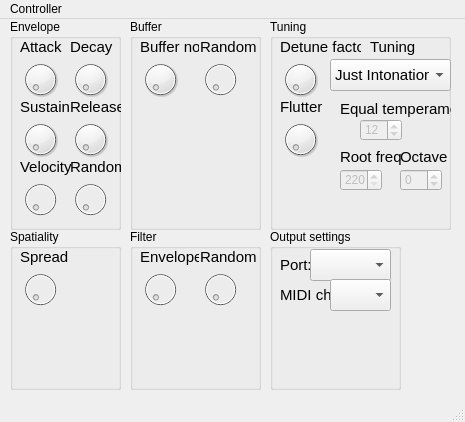
<?xml version="1.0" encoding="UTF-8"?>
<ui version="4.0">
 <class>Controller</class>
 <widget class="QMainWindow" name="Controller">
  <property name="geometry">
   <rect>
    <x>0</x>
    <y>0</y>
    <width>465</width>
    <height>422</height>
   </rect>
  </property>
  <property name="windowTitle">
   <string>Blood Glucose Level Synth Controller</string>
  </property>
  <widget class="QWidget" name="centralwidget">
   <widget class="QGroupBox" name="buffer">
    <property name="geometry">
     <rect>
      <x>130</x>
      <y>0</y>
      <width>131</width>
      <height>211</height>
     </rect>
    </property>
    <property name="title">
     <string>Buffer</string>
    </property>
    <widget class="QDial" name="buffer_no">
     <property name="geometry">
      <rect>
       <x>10</x>
       <y>30</y>
       <width>41</width>
       <height>61</height>
      </rect>
     </property>
     <property name="maximum">
      <number>255</number>
     </property>
     <property name="wrapping">
      <bool>false</bool>
     </property>
    </widget>
    <widget class="QLabel" name="label_5">
     <property name="geometry">
      <rect>
       <x>10</x>
       <y>20</y>
       <width>59</width>
       <height>16</height>
      </rect>
     </property>
     <property name="font">
      <font>
       <pointsize>11</pointsize>
      </font>
     </property>
     <property name="text">
      <string>Buffer no.</string>
     </property>
    </widget>
    <widget class="QDial" name="buffer_random">
     <property name="enabled">
      <bool>false</bool>
     </property>
     <property name="geometry">
      <rect>
       <x>70</x>
       <y>30</y>
       <width>41</width>
       <height>61</height>
      </rect>
     </property>
     <property name="maximum">
      <number>255</number>
     </property>
     <property name="wrapping">
      <bool>false</bool>
     </property>
    </widget>
    <widget class="QLabel" name="label_9">
     <property name="geometry">
      <rect>
       <x>70</x>
       <y>20</y>
       <width>59</width>
       <height>16</height>
      </rect>
     </property>
     <property name="font">
      <font>
       <pointsize>11</pointsize>
      </font>
     </property>
     <property name="text">
      <string>Random</string>
     </property>
    </widget>
   </widget>
   <widget class="QGroupBox" name="buffer_2">
    <property name="geometry">
     <rect>
      <x>130</x>
      <y>210</y>
      <width>131</width>
      <height>161</height>
     </rect>
    </property>
    <property name="title">
     <string>Filter</string>
    </property>
    <widget class="QDial" name="buffer_no_2">
     <property name="enabled">
      <bool>false</bool>
     </property>
     <property name="geometry">
      <rect>
       <x>10</x>
       <y>30</y>
       <width>41</width>
       <height>61</height>
      </rect>
     </property>
     <property name="maximum">
      <number>255</number>
     </property>
     <property name="wrapping">
      <bool>false</bool>
     </property>
    </widget>
    <widget class="QLabel" name="label_16">
     <property name="geometry">
      <rect>
       <x>10</x>
       <y>20</y>
       <width>59</width>
       <height>16</height>
      </rect>
     </property>
     <property name="font">
      <font>
       <pointsize>11</pointsize>
      </font>
     </property>
     <property name="text">
      <string>Envelope</string>
     </property>
    </widget>
    <widget class="QDial" name="buffer_random_2">
     <property name="enabled">
      <bool>false</bool>
     </property>
     <property name="geometry">
      <rect>
       <x>70</x>
       <y>30</y>
       <width>41</width>
       <height>61</height>
      </rect>
     </property>
     <property name="maximum">
      <number>255</number>
     </property>
     <property name="wrapping">
      <bool>false</bool>
     </property>
    </widget>
    <widget class="QLabel" name="label_17">
     <property name="geometry">
      <rect>
       <x>70</x>
       <y>20</y>
       <width>59</width>
       <height>16</height>
      </rect>
     </property>
     <property name="font">
      <font>
       <pointsize>11</pointsize>
      </font>
     </property>
     <property name="text">
      <string>Random</string>
     </property>
    </widget>
   </widget>
   <widget class="QGroupBox" name="envelope">
    <property name="geometry">
     <rect>
      <x>10</x>
      <y>0</y>
      <width>111</width>
      <height>211</height>
     </rect>
    </property>
    <property name="title">
     <string>Envelope</string>
    </property>
    <widget class="QDial" name="attack">
     <property name="geometry">
      <rect>
       <x>10</x>
       <y>30</y>
       <width>41</width>
       <height>61</height>
      </rect>
     </property>
     <property name="maximum">
      <number>127</number>
     </property>
    </widget>
    <widget class="QLabel" name="label">
     <property name="geometry">
      <rect>
       <x>10</x>
       <y>20</y>
       <width>59</width>
       <height>16</height>
      </rect>
     </property>
     <property name="font">
      <font>
       <pointsize>11</pointsize>
      </font>
     </property>
     <property name="text">
      <string>Attack</string>
     </property>
    </widget>
    <widget class="QDial" name="decay">
     <property name="geometry">
      <rect>
       <x>60</x>
       <y>30</y>
       <width>41</width>
       <height>61</height>
      </rect>
     </property>
     <property name="maximum">
      <number>127</number>
     </property>
    </widget>
    <widget class="QLabel" name="label_2">
     <property name="geometry">
      <rect>
       <x>60</x>
       <y>20</y>
       <width>59</width>
       <height>16</height>
      </rect>
     </property>
     <property name="font">
      <font>
       <pointsize>11</pointsize>
      </font>
     </property>
     <property name="text">
      <string>Decay</string>
     </property>
    </widget>
    <widget class="QDial" name="sustain">
     <property name="geometry">
      <rect>
       <x>10</x>
       <y>90</y>
       <width>41</width>
       <height>61</height>
      </rect>
     </property>
     <property name="maximum">
      <number>127</number>
     </property>
    </widget>
    <widget class="QLabel" name="label_3">
     <property name="geometry">
      <rect>
       <x>10</x>
       <y>80</y>
       <width>59</width>
       <height>16</height>
      </rect>
     </property>
     <property name="font">
      <font>
       <pointsize>11</pointsize>
      </font>
     </property>
     <property name="text">
      <string>Sustain</string>
     </property>
    </widget>
    <widget class="QDial" name="release">
     <property name="geometry">
      <rect>
       <x>60</x>
       <y>90</y>
       <width>41</width>
       <height>61</height>
      </rect>
     </property>
     <property name="maximum">
      <number>127</number>
     </property>
    </widget>
    <widget class="QLabel" name="label_4">
     <property name="geometry">
      <rect>
       <x>60</x>
       <y>80</y>
       <width>59</width>
       <height>16</height>
      </rect>
     </property>
     <property name="font">
      <font>
       <pointsize>11</pointsize>
      </font>
     </property>
     <property name="text">
      <string>Release</string>
     </property>
    </widget>
    <widget class="QLabel" name="label_11">
     <property name="geometry">
      <rect>
       <x>10</x>
       <y>140</y>
       <width>59</width>
       <height>16</height>
      </rect>
     </property>
     <property name="font">
      <font>
       <pointsize>11</pointsize>
      </font>
     </property>
     <property name="text">
      <string>Velocity</string>
     </property>
    </widget>
    <widget class="QDial" name="velocity_sensitivity">
     <property name="enabled">
      <bool>false</bool>
     </property>
     <property name="geometry">
      <rect>
       <x>10</x>
       <y>150</y>
       <width>41</width>
       <height>61</height>
      </rect>
     </property>
     <property name="maximum">
      <number>127</number>
     </property>
    </widget>
    <widget class="QLabel" name="label_12">
     <property name="geometry">
      <rect>
       <x>60</x>
       <y>140</y>
       <width>59</width>
       <height>16</height>
      </rect>
     </property>
     <property name="font">
      <font>
       <pointsize>11</pointsize>
      </font>
     </property>
     <property name="text">
      <string>Random</string>
     </property>
    </widget>
    <widget class="QDial" name="envelope_random">
     <property name="enabled">
      <bool>false</bool>
     </property>
     <property name="geometry">
      <rect>
       <x>60</x>
       <y>150</y>
       <width>41</width>
       <height>61</height>
      </rect>
     </property>
     <property name="maximum">
      <number>127</number>
     </property>
    </widget>
   </widget>
   <widget class="QGroupBox" name="output_settings">
    <property name="geometry">
     <rect>
      <x>270</x>
      <y>210</y>
      <width>131</width>
      <height>161</height>
     </rect>
    </property>
    <property name="title">
     <string>Output settings</string>
    </property>
    <widget class="QComboBox" name="port">
     <property name="enabled">
      <bool>true</bool>
     </property>
     <property name="geometry">
      <rect>
       <x>40</x>
       <y>20</y>
       <width>81</width>
       <height>32</height>
      </rect>
     </property>
     <property name="font">
      <font>
       <pointsize>11</pointsize>
      </font>
     </property>
    </widget>
    <widget class="QLabel" name="label_10">
     <property name="geometry">
      <rect>
       <x>10</x>
       <y>20</y>
       <width>31</width>
       <height>31</height>
      </rect>
     </property>
     <property name="font">
      <font>
       <pointsize>11</pointsize>
      </font>
     </property>
     <property name="text">
      <string>Port:</string>
     </property>
     <property name="alignment">
      <set>Qt::AlignLeading|Qt::AlignLeft|Qt::AlignVCenter</set>
     </property>
    </widget>
    <widget class="QLabel" name="label_13">
     <property name="geometry">
      <rect>
       <x>10</x>
       <y>50</y>
       <width>51</width>
       <height>31</height>
      </rect>
     </property>
     <property name="font">
      <font>
       <pointsize>11</pointsize>
      </font>
     </property>
     <property name="text">
      <string>MIDI ch:</string>
     </property>
     <property name="alignment">
      <set>Qt::AlignLeading|Qt::AlignLeft|Qt::AlignVCenter</set>
     </property>
    </widget>
    <widget class="QComboBox" name="midichannel">
     <property name="enabled">
      <bool>true</bool>
     </property>
     <property name="geometry">
      <rect>
       <x>60</x>
       <y>50</y>
       <width>61</width>
       <height>32</height>
      </rect>
     </property>
     <property name="font">
      <font>
       <pointsize>11</pointsize>
      </font>
     </property>
    </widget>
   </widget>
   <widget class="QGroupBox" name="tuning_group">
    <property name="geometry">
     <rect>
      <x>270</x>
      <y>0</y>
      <width>181</width>
      <height>211</height>
     </rect>
    </property>
    <property name="title">
     <string>Tuning</string>
    </property>
    <widget class="QDial" name="detune_factor">
     <property name="geometry">
      <rect>
       <x>10</x>
       <y>30</y>
       <width>41</width>
       <height>61</height>
      </rect>
     </property>
     <property name="maximum">
      <number>127</number>
     </property>
    </widget>
    <widget class="QLabel" name="label_6">
     <property name="geometry">
      <rect>
       <x>10</x>
       <y>20</y>
       <width>81</width>
       <height>16</height>
      </rect>
     </property>
     <property name="font">
      <font>
       <pointsize>11</pointsize>
      </font>
     </property>
     <property name="text">
      <string>Detune factor</string>
     </property>
    </widget>
    <widget class="QComboBox" name="tuning">
     <property name="geometry">
      <rect>
       <x>60</x>
       <y>40</y>
       <width>121</width>
       <height>32</height>
      </rect>
     </property>
     <property name="font">
      <font>
       <pointsize>11</pointsize>
      </font>
     </property>
     <item>
      <property name="text">
       <string>Just Intonation</string>
      </property>
     </item>
     <item>
      <property name="text">
       <string>Equal Temperament</string>
      </property>
     </item>
     <item>
      <property name="text">
       <string>Harmonic Series 24</string>
      </property>
     </item>
     <item>
      <property name="text">
       <string>Bohlen-Pierce</string>
      </property>
     </item>
     <item>
      <property name="text">
       <string>Meantone, 1/5 Pythagorean Comma</string>
      </property>
     </item>
    </widget>
    <widget class="QLabel" name="label_7">
     <property name="geometry">
      <rect>
       <x>100</x>
       <y>20</y>
       <width>81</width>
       <height>16</height>
      </rect>
     </property>
     <property name="font">
      <font>
       <pointsize>11</pointsize>
      </font>
     </property>
     <property name="text">
      <string>Tuning</string>
     </property>
    </widget>
    <widget class="QLabel" name="label_14">
     <property name="geometry">
      <rect>
       <x>10</x>
       <y>80</y>
       <width>81</width>
       <height>16</height>
      </rect>
     </property>
     <property name="font">
      <font>
       <pointsize>11</pointsize>
      </font>
     </property>
     <property name="text">
      <string>Flutter</string>
     </property>
    </widget>
    <widget class="QDial" name="flutter">
     <property name="geometry">
      <rect>
       <x>10</x>
       <y>90</y>
       <width>41</width>
       <height>61</height>
      </rect>
     </property>
     <property name="maximum">
      <number>127</number>
     </property>
    </widget>
    <widget class="QLabel" name="label_15">
     <property name="geometry">
      <rect>
       <x>70</x>
       <y>80</y>
       <width>121</width>
       <height>20</height>
      </rect>
     </property>
     <property name="font">
      <font>
       <pointsize>11</pointsize>
      </font>
     </property>
     <property name="text">
      <string>Equal temperament</string>
     </property>
    </widget>
    <widget class="QSpinBox" name="equal_temperament">
     <property name="enabled">
      <bool>false</bool>
     </property>
     <property name="geometry">
      <rect>
       <x>90</x>
       <y>100</y>
       <width>42</width>
       <height>22</height>
      </rect>
     </property>
     <property name="minimum">
      <number>5</number>
     </property>
     <property name="maximum">
      <number>29</number>
     </property>
     <property name="value">
      <number>12</number>
     </property>
    </widget>
    <widget class="QLabel" name="label_18">
     <property name="geometry">
      <rect>
       <x>70</x>
       <y>130</y>
       <width>81</width>
       <height>16</height>
      </rect>
     </property>
     <property name="font">
      <font>
       <pointsize>11</pointsize>
      </font>
     </property>
     <property name="text">
      <string>Root freq</string>
     </property>
    </widget>
    <widget class="QSpinBox" name="root_freq">
     <property name="enabled">
      <bool>false</bool>
     </property>
     <property name="geometry">
      <rect>
       <x>70</x>
       <y>150</y>
       <width>42</width>
       <height>22</height>
      </rect>
     </property>
     <property name="minimum">
      <number>220</number>
     </property>
     <property name="maximum">
      <number>660</number>
     </property>
     <property name="value">
      <number>220</number>
     </property>
    </widget>
    <widget class="QSpinBox" name="octave">
     <property name="enabled">
      <bool>false</bool>
     </property>
     <property name="geometry">
      <rect>
       <x>130</x>
       <y>150</y>
       <width>42</width>
       <height>22</height>
      </rect>
     </property>
     <property name="minimum">
      <number>-3</number>
     </property>
     <property name="maximum">
      <number>3</number>
     </property>
     <property name="value">
      <number>0</number>
     </property>
    </widget>
    <widget class="QLabel" name="label_19">
     <property name="geometry">
      <rect>
       <x>130</x>
       <y>130</y>
       <width>81</width>
       <height>16</height>
      </rect>
     </property>
     <property name="font">
      <font>
       <pointsize>11</pointsize>
      </font>
     </property>
     <property name="text">
      <string>Octave</string>
     </property>
    </widget>
   </widget>
   <widget class="QGroupBox" name="spatiality">
    <property name="geometry">
     <rect>
      <x>10</x>
      <y>210</y>
      <width>111</width>
      <height>161</height>
     </rect>
    </property>
    <property name="title">
     <string>Spatiality</string>
    </property>
    <widget class="QDial" name="stereo_spread">
     <property name="enabled">
      <bool>false</bool>
     </property>
     <property name="geometry">
      <rect>
       <x>10</x>
       <y>30</y>
       <width>41</width>
       <height>61</height>
      </rect>
     </property>
     <property name="maximum">
      <number>255</number>
     </property>
     <property name="wrapping">
      <bool>false</bool>
     </property>
    </widget>
    <widget class="QLabel" name="label_8">
     <property name="geometry">
      <rect>
       <x>10</x>
       <y>20</y>
       <width>59</width>
       <height>16</height>
      </rect>
     </property>
     <property name="font">
      <font>
       <pointsize>11</pointsize>
      </font>
     </property>
     <property name="text">
      <string>Spread</string>
     </property>
    </widget>
   </widget>
  </widget>
  <widget class="QMenuBar" name="menubar">
   <property name="geometry">
    <rect>
     <x>0</x>
     <y>0</y>
     <width>465</width>
     <height>22</height>
    </rect>
   </property>
   <widget class="QMenu" name="menuController">
    <property name="title">
     <string>Controller</string>
    </property>
    <addaction name="actionOpen_Converter"/>
   </widget>
   <addaction name="menuController"/>
  </widget>
  <widget class="QStatusBar" name="statusbar"/>
  <action name="actionOpen_Converter">
   <property name="text">
    <string>Open Converter</string>
   </property>
  </action>
 </widget>
 <resources/>
 <connections/>
</ui>
